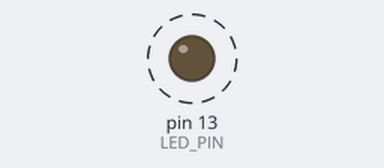
The sketch below on a simulated Arduino Uno, built with avr-gcc and run on an emulated ATmega328P. Shown: output pins drawn as LEDs (lit = HIGH). Dashed ring = blinking.

Above: at 0.2 s.
Timing chart, 0 to 3.0 s (numbered marks = the images above):
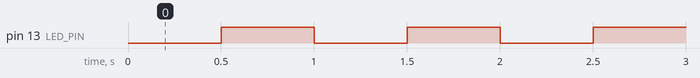

The sketch:

Timer_led_controller.ino
```cpp
/*
 * Project: Timer Interrupt Based LED Controller
 * Platform: Arduino Uno
 *
 * The LED is controlled using a Timer1 overflow interrupt.
 * No delay() function is used.
 */

const int LED_PIN = 13;

volatile bool ledState = false;

// Timer1 Overflow Interrupt Service Routine
ISR(TIMER1_OVF_vect)
{
  ledState = !ledState;
  digitalWrite(LED_PIN, ledState);

  // Reload Timer1
  TCNT1 = 34286;
}

void setup()
{
  // Set LED pin as output
  pinMode(LED_PIN, OUTPUT);

  // Configure Timer1
  TCCR1A = 0;
  TCCR1B = 0;

  // Initial timer value
  TCNT1 = 34286;

  // Enable Timer1 overflow interrupt
  TIMSK1 |= (1 << TOIE1);

  // Set Timer1 prescaler to 256
  TCCR1B |= (1 << CS12);

  // Enable global interrupts
  sei();
}

void loop()
{
  // LED operation is handled by the Timer1 interrupt.
}
```

Measured:
- by itself, pin 13 (LED_PIN): alternates HIGH for 0.50 s and LOW for 0.50 s
